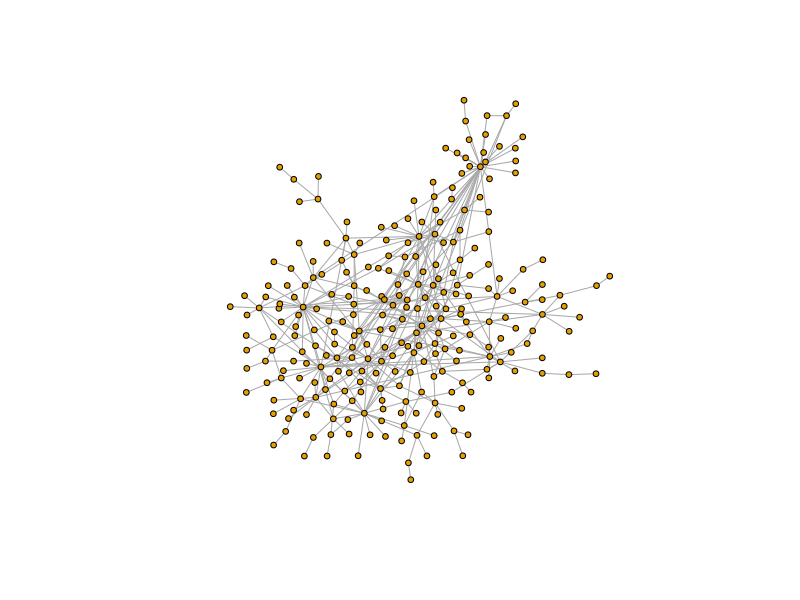

This chart was generated by the following R code:
##
## Example of the topology generator proposed in
##
## Cerdà-Alabern L.  2012.  On the Topology Characterization of
## Guifi.net. 2012 IEEE 8th International Conference on Wireless and
## Mobile Computing, Networking and Communications (WiMob'2012).
##
## (c) Llorenç Cerdà, March 2013

library(igraph)

connection.preference <- function(term.nodes, i, j) {
  x <- term.nodes[i]
  y <- term.nodes[j]
  res <- max(x * y, 1)
  return(res)
}
##
## Build the synthetic graph
##
## Set full=TRUE to get the graph with the hidden terminals.
##
build.synthetic.graph <- function(nodes, links, shape, rate, seed=1, full=FALSE) {
  set.seed(seed)
  num.core.nodes <- nodes
  num.core.links <- links
  ##
  term.nodes <- sort(round(rgamma(num.core.nodes, rate=rate, shape=shape)))
  g.sim = graph.empty(num.core.nodes, directed=FALSE)
  v.pairs <- combn(1:num.core.nodes,2)
  ##
  ## First create a link for each node
  ##
  ## connect.nodes <- max(which(term.nodes<1)) # floor(num.core.nodes/2)
  connect.nodes <- num.core.nodes
  for(i in 1:connect.nodes) {
    while(1) {
      idx.to <- (1:connect.nodes)[-i]
      v.to <- sample(idx.to, size=1, prob=term.nodes[idx.to])
      if(!are.connected(g.sim, i, v.to)) {
        g.sim <- add.edges(g.sim, c(i, v.to))
        rm.pair <- which((v.pairs[1,]==i) & (v.pairs[2,]==v.to))
        if(length(rm.pair) == 0) {
          rm.pair <- which((v.pairs[2,]==i) & (v.pairs[1,]==v.to))
        }
        if(length(rm.pair) == 0) {
          cat("pair not found:", i, ",", v.to, "\n")
          break
        }
        v.pairs <- v.pairs[,-rm.pair]
        break
      }
    }
  }
  ##
  ## connect the remaining edges choosing the connection preference
  ##
  v.paris.prob <-
    sapply(1:ncol(v.pairs),
           function(n) connection.preference(term.nodes, v.pairs[1,n], v.pairs[2,n]))
  ##
  connect.pairs <-
    sample.int(n=ncol(v.pairs), size=num.core.links-connect.nodes,
               replace=FALSE, prob=v.paris.prob)
  g.sim <- add.edges(g.sim, c(v.pairs[,connect.pairs]))
  ##
  ## Add the hidden terminals
  ##
  if(full) {
    for(node in 1:length(V(g.sim))) {
      if(term.nodes[node] > 0) {
        v.from <- node
        for(term in 1:term.nodes[node]) {
          v.to <- length(V(g.sim))
          g.sim <- add.vertices(g.sim, 1)
          g.sim <- add.edges(g.sim, c(v.from, v.to))
        }
      }
    }
  }
  return(g.sim)
}

## Values of Osona zone
n.core.nodes <- 266
n.core.links <- 398
rate.o <- 0.01147359
shape.o <- 0.2521602

g.sim <- build.synthetic.graph(nodes=n.core.nodes, links=n.core.links, rate=rate.o, shape=shape.o)

l <- layout.drl(g.sim, options=list(simmer.attraction=0.1))
plot(g.sim, layout=l, vertex.size=3, edge.arrow.size=0.5,
     vertex.label=rep("",vcount(g.sim)))


